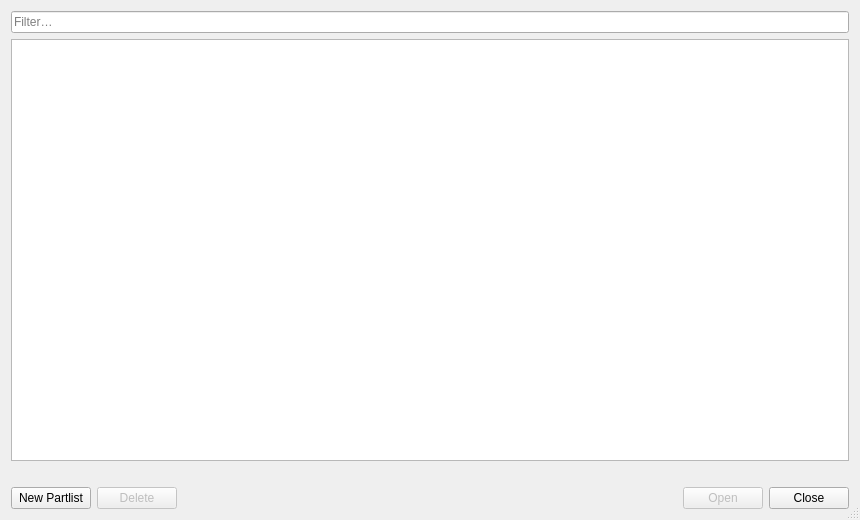
<?xml version="1.0" encoding="UTF-8"?>
<ui version="4.0">
 <class>PartlistManagerDialog</class>
 <widget class="QDialog" name="PartlistManagerDialog">
  <property name="geometry">
   <rect>
    <x>0</x>
    <y>0</y>
    <width>860</width>
    <height>520</height>
   </rect>
  </property>
  <property name="windowTitle">
   <string>Partlists</string>
  </property>
  <property name="sizeGripEnabled">
   <bool>true</bool>
  </property>
  <layout class="QVBoxLayout" name="mainLayout">
   <item>
    <widget class="QLineEdit" name="filterEdit">
     <property name="placeholderText">
      <string>Filter…</string>
     </property>
     <property name="clearButtonEnabled">
      <bool>true</bool>
     </property>
    </widget>
   </item>
   <item>
    <widget class="QTableWidget" name="partlistTable">
     <property name="selectionBehavior">
      <enum>QAbstractItemView::SelectRows</enum>
     </property>
     <property name="selectionMode">
      <enum>QAbstractItemView::SingleSelection</enum>
     </property>
     <property name="editTriggers">
      <set>QAbstractItemView::NoEditTriggers</set>
     </property>
     <property name="alternatingRowColors">
      <bool>true</bool>
     </property>
     <attribute name="verticalHeaderVisible">
      <bool>false</bool>
     </attribute>
    </widget>
   </item>
   <item>
    <widget class="QLabel" name="statusLabel">
     <property name="text">
      <string notr="true"/>
     </property>
     <property name="wordWrap">
      <bool>true</bool>
     </property>
    </widget>
   </item>
   <item>
    <layout class="QHBoxLayout" name="footerLayout">
     <item>
      <widget class="QPushButton" name="newButton">
       <property name="text">
        <string>New Partlist</string>
       </property>
      </widget>
     </item>
     <item>
      <widget class="QPushButton" name="deleteButton">
       <property name="text">
        <string>Delete</string>
       </property>
       <property name="enabled">
        <bool>false</bool>
       </property>
      </widget>
     </item>
     <item>
      <spacer name="footerSpacer">
       <property name="orientation">
        <enum>Qt::Horizontal</enum>
       </property>
       <property name="sizeHint" stdset="0">
        <size>
         <width>40</width>
         <height>20</height>
        </size>
       </property>
      </spacer>
     </item>
     <item>
      <widget class="QPushButton" name="openButton">
       <property name="text">
        <string>Open</string>
       </property>
       <property name="enabled">
        <bool>false</bool>
       </property>
       <property name="default">
        <bool>true</bool>
       </property>
      </widget>
     </item>
     <item>
      <widget class="QPushButton" name="closeButton">
       <property name="text">
        <string>Close</string>
       </property>
      </widget>
     </item>
    </layout>
   </item>
  </layout>
 </widget>
 <resources/>
 <connections/>
</ui>
